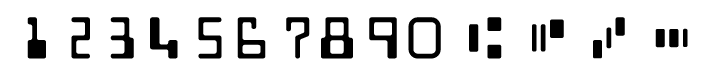
#> input picture micr_e13b_reference.png, 708 x 79 px
$ python bank_check_ocr.py --image micr_e13b_reference.png   (older library calls are emulated)
#> lines starting #> are read from the running program, lines starting #| are printed output that depends on the picture; after the words box and inside, x2 and y2 are one past the last pixel; in counts of white or black regions, pixels touching at a corner belong together
# USAGE
# python3 bank_check_ocr.py --image example_check.png

# import the necessary packages
from skimage.segmentation import clear_border
from imutils import contours
import imutils
import numpy as np
import argparse
import imutils
import cv2

def extract_digits_and_symbols(image, charCnts, minW=5, minH=15):
    # grab the internal Python iterator for the list of character
    # contours, then  initialize the character ROI and location
    # lists, respectively
    charContourIter = charCnts.__iter__()
    rois = []
    locs = []

    # keep looping over the character contours until we reach the end
    # of the list

    while True:
        try:
            # grab the next character contour from the list, compute
            # its bounding box, and initialize the ROI
            contour = next(charContourIter)
            (cX, cY, cW, cH) = cv2.boundingRect(contour)
            roi = None

            # check to see if the width and height are sufficiently
            # large, indicating that we have found a digit
            if cW >= minW and cH >= minH:
                # extract the ROI
                roi = image[cY:cY + cH, cX:cX + cW]
                rois.append(roi)
                locs.append((cX, cY, cX + cW, cY + cH))

            # otherwise, we are examining one of the special symbols
            else:
                # MICR symbols include three separate parts, so we
                # need to grab the next two parts from our iterator,
                # followed by initializing the bounding box
                # coordinates for the symbol
                parts = [contour, next(charContourIter), next(charContourIter)]
                (sXA, sYA, sXB, sYB) = (np.inf, np.inf, -np.inf,
                                        -np.inf)

                # loop over the parts
                for p in parts:
                    # compute the bounding box for the part, then
                    # update our bookkeeping variables
                    (pX, pY, pW, pH) = cv2.boundingRect(p)
                    sXA = min(sXA, pX)
                    sYA = min(sYA, pY)
                    sXB = max(sXB, pX + pW)
                    sYB = max(sYB, pY + pH)

                # extract the ROI
                roi = image[sYA:sYB, sXA:sXB]
                rois.append(roi)
                locs.append((sXA, sYA, sXB, sYB))

        # we have reached the end of the iterator; gracefully break
        # from the loop
        except StopIteration:
            break

    # return a tuple of the ROIs and locations
    return (rois, locs)


# construct the argument parse and parse the arguments
ap = argparse.ArgumentParser()
ap.add_argument("-i", "--image", required=True,
                help="path to input image")
args = vars(ap.parse_args())

# initialize the list of reference character names, in the same
# order as they appear in the reference image where the digits
# their names and:
# T = Transit (delimit bank branch routing transit #)
# U = On-us (delimit customer account number)
# A = Amount (delimit transaction amount)
# D = Dash (delimit parts of numbers, such as routing or account)
charNames = ["1", "2", "3", "4", "5", "6", "7", "8", "9", "0",
             "T", "U", "A", "D"]

# load the reference MICR image from disk, convert it to grayscale,
# and threshold it, such that the digits appear as *white* on a
# *black* background
ref = cv2.imread("micr_e13b_reference.png")
#> ref is the input picture: shape (79, 708, 3); min 0, max 255, mean 222.6
ref = cv2.cvtColor(ref, cv2.COLOR_BGR2GRAY)
#> ref: shape (79, 708)
ref = imutils.resize(ref, width=400)
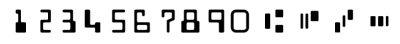
#> ref: shape (44, 400); min 0, max 255, mean 222.6
ref = cv2.threshold(ref, 0, 255, cv2.THRESH_BINARY_INV |
                    cv2.THRESH_OTSU)[1]
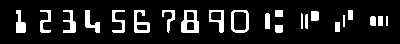
#> ref: shape (44, 400); 12.6% white; 22 white regions

# find contours in the MICR image (i.e,. the outlines of the
# characters) and sort them from left to right
refContours = cv2.findContours(ref.copy(), cv2.RETR_EXTERNAL,
                               cv2.CHAIN_APPROX_SIMPLE)
#> refContours = 22 contours, 3 with area under 20; largest, box (x1, y1, x2, y2) and area: (231, 10, 249, 33) 358, (181, 10, 199, 33) 320, (209, 10, 224, 33) 199, (134, 10, 150, 33) 193, (85, 10, 100, 33) 122
refContours = imutils.grab_contours(refContours)
refContours = contours.sort_contours(refContours, method="left-to-right")[0]

# extract the digits and symbols from the list of contours, then
# initialize a dictionary to map the character name to the ROI
refROIs = extract_digits_and_symbols(ref, refContours, minW=10, minH=20)[0]
#> the loop in extract_digits_and_symbols, `while True:` made 15 passes
#> (contour, cX, cY, cW, cH) on passes 12 to 13: ([[301, 13], [301, 28], [302, 28], [302, 14]], 301, 13, 2, 16), ([[335, 22], [335, 31], [339, 31], [339, 22]], 335, 22, 5, 10)
#> (cX, cY, cW, cH) on passes 1 to 6: (16, 10, 10, 23), (40, 10, 11, 23), (63, 10, 13, 23), (85, 10, 15, 23), (112, 10, 13, 23), (134, 10, 16, 23)
#> after the loop in extract_digits_and_symbols, `while True:`: locs = 14 items, first 6: (16, 10, 26, 33), (40, 10, 51, 33), (63, 10, 76, 33), (85, 10, 100, 33), (112, 10, 125, 33), (134, 10, 150, 33); rois = 14 items
#> refROIs = 14 items
chars = {}

# loop over the reference ROIs
for (name, roi) in zip(charNames, refROIs):
    # resize the ROI to a fixed size, then update the characters
    # dictionary, mapping the character name to the ROI
    roi = cv2.resize(roi, (36, 36))
    chars[name] = roi
#> this loop made 14 passes
#> name on passes 1 to 12: '1', '2', '3', '4', '5', '6', '7', '8', '9', '0', 'T', 'U'
#> pass 1, `roi = cv2.resize(roi, (36, 36))`:
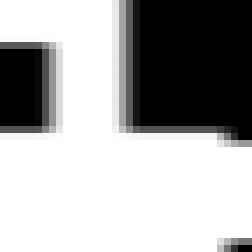
#> roi: shape (36, 36) (shown 7 times larger); min 0, max 255, mean 168.8
#> pass 2, `roi = cv2.resize(roi, (36, 36))`:
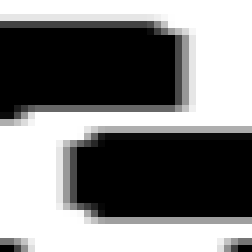
#> roi: shape (36, 36) (shown 7 times larger); min 0, max 255, mean 125.7
#> pass 3, `roi = cv2.resize(roi, (36, 36))`:
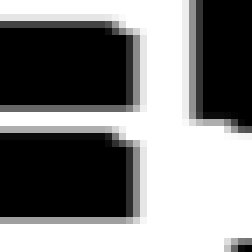
#> roi: shape (36, 36) (shown 7 times larger); min 0, max 255, mean 131.2
#> after the loop, chars = 14 items

# initialize a rectangular kernel (wider than it is tall) along with
# an empty list to store the output of the check OCR
rectKernel = cv2.getStructuringElement(cv2.MORPH_RECT, (17, 7))
output = []

# load the input image, grab its dimensions, and apply array slicing
# to keep only the bottom 20% of the image (that's where the account
# information is)
image = cv2.imread(args["image"])
(h, w,) = image.shape[:2]
#> h = 79; w = 708
delta = int(h - (h * 0.25))
#> delta = 59
bottom = image[delta:h, 0:w]


# convert the bottom image to grayscale, then apply a blackhat
# morphological operator to find dark regions against a light
# background (i.e., the routing and account numbers)
gray = cv2.cvtColor(bottom, cv2.COLOR_BGR2GRAY)
blackhat = cv2.morphologyEx(gray, cv2.MORPH_BLACKHAT, rectKernel)

# compute the Scharr gradient of the blackhat image, then scale
# the rest back into the range [0, 255]
gradX = cv2.Sobel(blackhat, ddepth=cv2.CV_32F, dx=1, dy=0,
                  ksize=-1)
gradX = np.absolute(gradX)
(minVal, maxVal) = (np.min(gradX), np.max(gradX))
#> minVal = 0; maxVal = 0
gradX = (255 * ((gradX - minVal) / (maxVal - minVal)))
gradX = gradX.astype("uint8")

# apply a closing operation using the rectangular kernel to help
# cloes gaps in between rounting and account digits, then apply
# Otsu's thresholding method to binarize the image
gradX = cv2.morphologyEx(gradX, cv2.MORPH_CLOSE, rectKernel)
thresh = cv2.threshold(gradX, 0, 255,
                       cv2.THRESH_BINARY | cv2.THRESH_OTSU)[1]

# remove any pixels that are touching the borders of the image (this
# simply helps us in the next step when we prune contours)
thresh = clear_border(thresh)

# find contours in the thresholded image, then initialize the
# list of group locations
groupContours = cv2.findContours(thresh.copy(), cv2.RETR_EXTERNAL,
                                 cv2.CHAIN_APPROX_SIMPLE)
#> groupContours = 0 contours
groupContours = imutils.grab_contours(groupContours)
#> groupContours = []
groupLocs = []

# loop over the group contours
for (i, c) in enumerate(groupContours):
    # compute the bounding box of the contour
    (x, y, w, h) = cv2.boundingRect(c)

    # only accept the contour region as a grouping of characters if
    # the ROI is sufficiently large
    if w > 50 and h > 15:
        groupLocs.append((x, y, w, h))
#> this loop made 0 passes
#> after the loop, groupLocs = []

# sort the digit locations from left-to-right
groupLocs = sorted(groupLocs, key=lambda x: x[0])

# loop over the group locations
for (gX, gY, gW, gH) in groupLocs:
    # initialize the group output of characters
    groupOutput = []

    # extract the group ROI of characters from the grayscale
    # image, then apply thresholding to segment the digits from
    # the background of the credit card
    group = gray[gY - 5:gY + gH + 5, gX - 5:gX + gW + 5]
    group = cv2.threshold(group, 0, 255,
                          cv2.THRESH_BINARY_INV | cv2.THRESH_OTSU)[1]

    # cv2.imshow("Group", group)
    # cv2.waitKey(0)

    # find character contours in the group, then sort them from
    # left to right
    charCnts = cv2.findContours(group.copy(), cv2.RETR_EXTERNAL,
                                cv2.CHAIN_APPROX_SIMPLE)
    charCnts = imutils.grab_contours(charCnts)
    charCnts = contours.sort_contours(charCnts,
                                      method="left-to-right")[0]

    # find the characters and symbols in the group
    (rois, locs) = extract_digits_and_symbols(group, charCnts)

    # loop over the ROIs from the group
    for roi in rois:
        # initialize the list of template matching scores and
        # resize the ROI to a fixed size
        scores = []
        roi = cv2.resize(roi, (36, 36))

        # loop over the reference character name and corresponding
        # ROI
        for charName in charNames:
            # apply correlation-based template matching, take the
            # score, and update the scores list
            result = cv2.matchTemplate(roi, chars[charName],
                                       cv2.TM_CCOEFF)
            (_, score, _, _) = cv2.minMaxLoc(result)
            scores.append(score)

        # the classification for the character ROI will be the
        # reference character name with the *largest* template
        # matching score
        groupOutput.append(charNames[np.argmax(scores)])

    # draw (padded) bounding box surrounding the group along with
    # the OCR output of the group
    cv2.rectangle(image, (gX - 10, gY + delta - 10),
                  (gX + gW + 10, gY + gY + delta), (0, 0, 255), 2)
    cv2.putText(image, "".join(groupOutput),
                (gX - 10, gY + delta - 25), cv2.FONT_HERSHEY_SIMPLEX,
                0.95, (0, 0, 255), 3)

    # add the group output to the overall check OCR output
    output.append("".join(groupOutput))
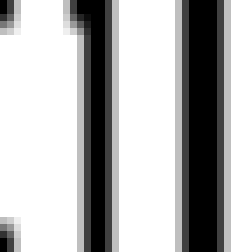
#> roi: shape (36, 36) (shown 7 times larger); min 0, max 255, mean 179.9
#> after the loop, output = []

# display the output check OCR information to the screen
print("Check OCR: {}".format(" ".join(output)))
#| Check OCR:
cv2.imshow("Check OCR", image)
cv2.waitKey(0)
